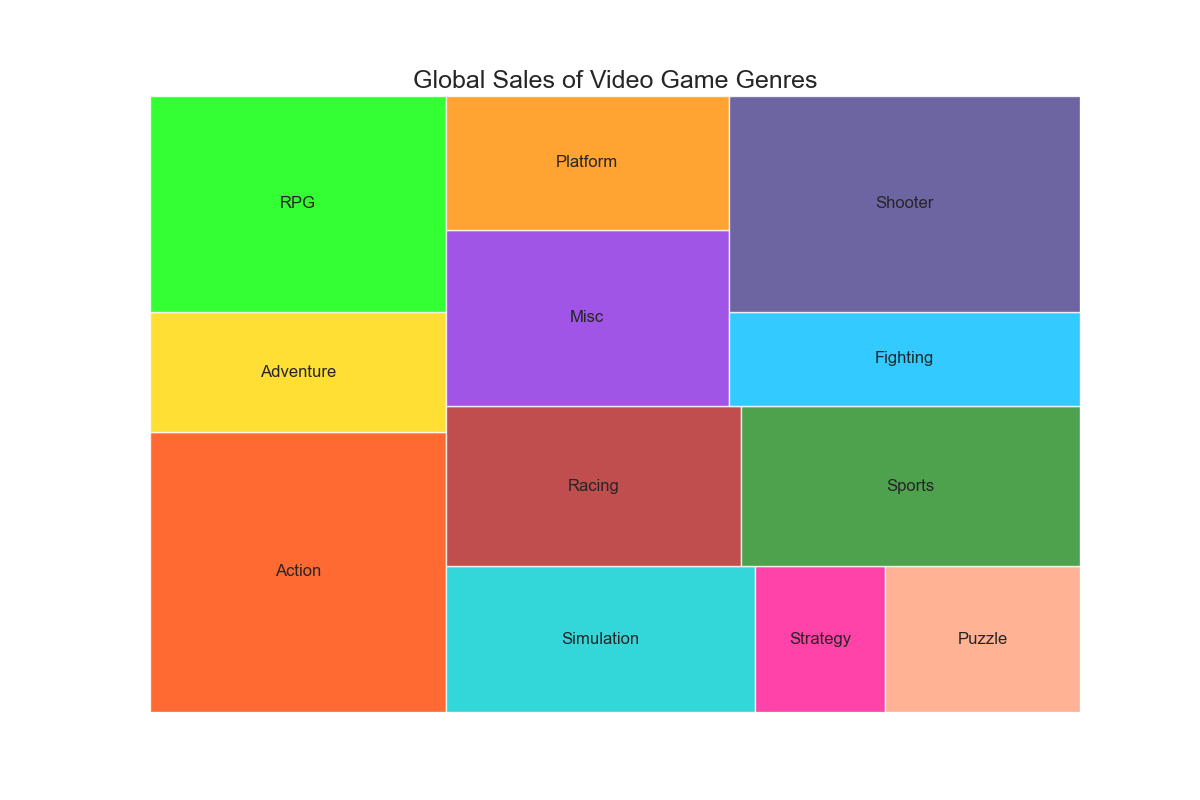

This chart was generated by the following Python code:

import seaborn as sns
import pandas as pd
import matplotlib.pyplot as plt
import squarify

# Data for treemap
data = {
    'Genre': [
        'Action', 'Adventure', 'RPG', 'Simulation', 'Strategy',
        'Puzzle', 'Racing', 'Sports', 'Misc', 'Platform',
        'Fighting', 'Shooter'
    ],
    'Sales': [
        350, 150, 270, 190, 80,
        120, 200, 230, 210, 160,
        140, 320
    ]
}

# Convert the data into DataFrame
df = pd.DataFrame(data)

# Define color palette
colors = [
    '#FF4500', '#FFD700', '#00FF00', '#00CED1', '#FF1493',
    '#FFA07A', '#B22222', '#228B22', '#8A2BE2', '#FF8C00',
    '#00BFFF', '#483D8B'
]

# Create figure and axes for Matplotlib
fig, ax = plt.subplots(1, figsize=(12, 8))

# Create a treemap
squarify.plot(sizes=df['Sales'], label=df['Genre'], alpha=0.8, color=colors)

# Remove the axes
plt.axis('off')

# Add a title
plt.title('Global Sales of Video Game Genres', fontsize=18)

# Show the plot
plt.show()
